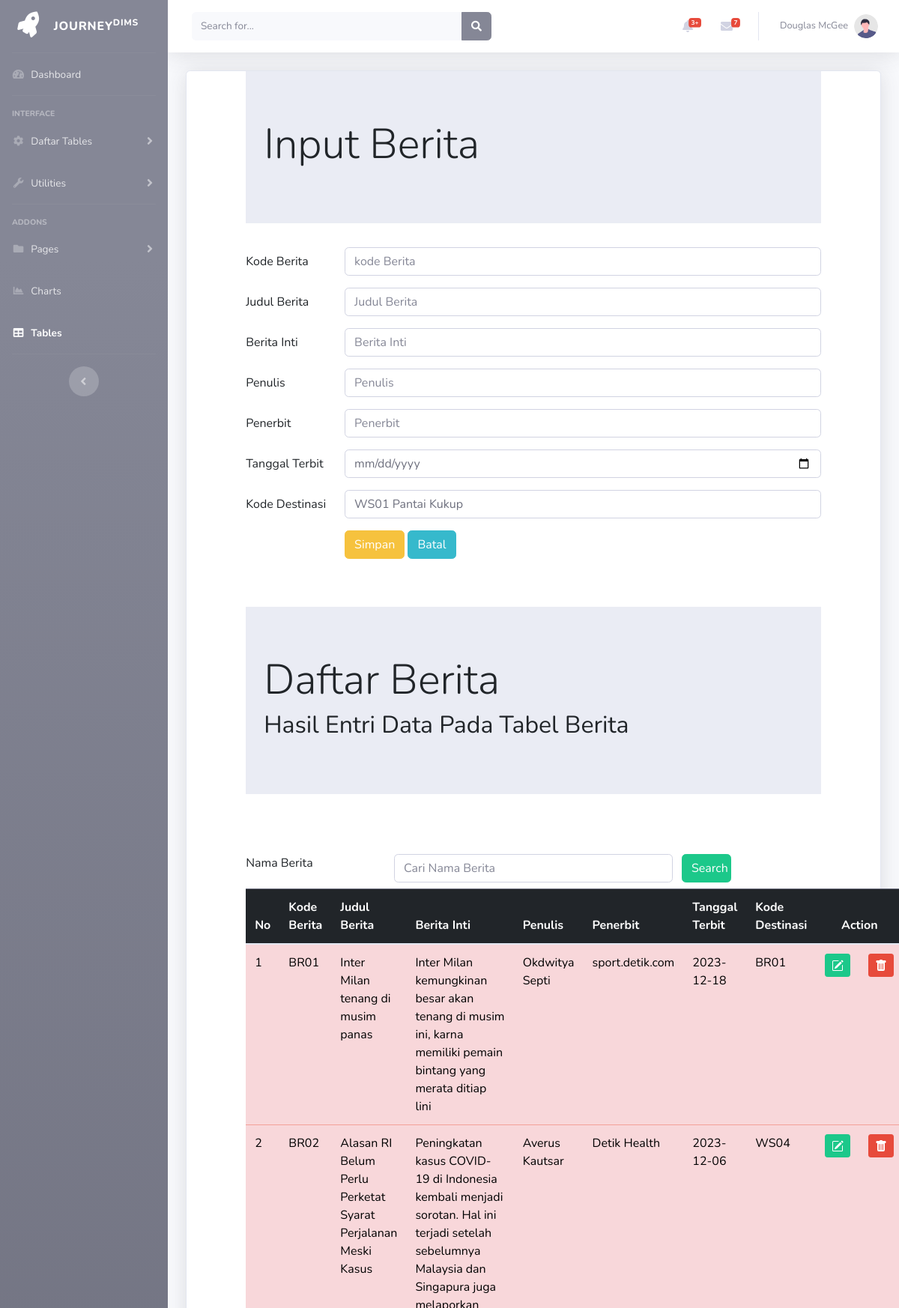
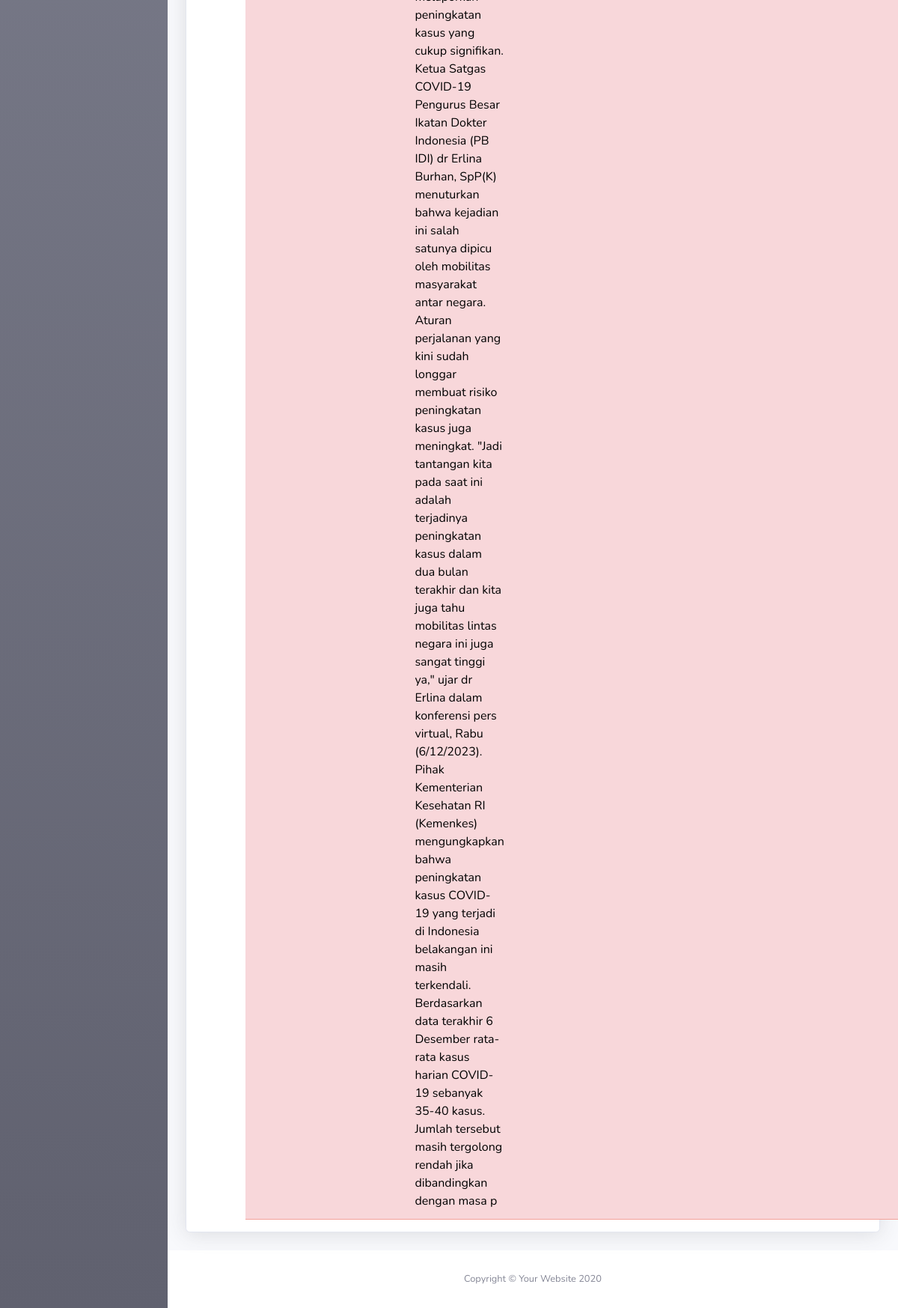
The app's page /berita.php (signed in) with its own data (2 pictures, top to bottom).
### tables this page shows
CREATE TABLE `berita` (
  `berita_ID` char(4) NOT NULL,
  `berita_judul` varchar(60) NOT NULL,
  `berita_inti` varchar(1000) NOT NULL,
  `penulis` char(50) NOT NULL,
  `penerbit` varchar(30) NOT NULL,
  `tanggal_terbit` date NOT NULL,
  `destinasi_ID` char(4) NOT NULL
);

### berita.php (the view, shortened to what this page needs)
<!DOCTYPE html>
<?php
  include "includes/config.php";
$datadestinasi = mysqli_query($connection, "SELECT * FROM destinasi");
?>
<html lang="en">
<head>
  <link rel="stylesheet" type="text/css" href="https://cdnjs.cloudflare.com/ajax/libs/select2/4.0.3/css/select2.min.css">
  <link rel="stylesheet" type="text/css" href="css/bootstrap.min.css">
  <?php include "header.php"; ?>
  <div class="container-fluid">
  <div class="card shadow mb-4">
</head>
  <div class="row">
    <div class="col-sm-1">
    </div>
    <div class="col-sm-10">
      <div class="jumbotron jumbotron-fluid">
        <div class="container">
          <h1 class="display-4">Input Berita</h1>
        </div>
      </div>
      <form method="POST" action="" enctype="multipart/form-data">
        <div class="mb-3 row">
          <label for="kode_destinasi" class="col-sm-2 col-form-label">Kode Berita</label>
          <div class="col-sm-10">
            <input type="text" class="form-control" id="kode_destinasi" name="input_kode" placeholder="kode Berita" maxlength="4">
          </div>
        </div>
        <div class="mb-3 row">
          <label for="nama_destinasi" class="col-sm-2 col-form-label">Judul Berita</label>
          <div class="col-sm-10">
            <input type="text" class="form-control" id="nama_destinasi" name="input_judul" placeholder="Judul Berita">
          </div>
        </div>
        <div class="mb-3 row">
          <label for="nama_destinasi" class="col-sm-2 col-form-label">Berita Inti</label>
          <div class="col-sm-10">
            <input type="text" class="form-control" id="nama_destinasi" name="input_berita" placeholder="Berita Inti">
          </div>
        </div>
        <div class="mb-3 row">
          <label for="alamat_destinasi" class="col-sm-2 col-form-label">Penulis</label>
          <div class="col-sm-10">
            <input type="text" class="form-control" id="alamat_destinasi" name="input_penulis" placeholder="Penulis">
          </div>
        </div>
        <div class="mb-3 row">
          <label for="alamat_destinasi" class="col-sm-2 col-form-label">Penerbit</label>
          <div class="col-sm-10">
            <input type="text" class="form-control" id="alamat_destinasi" name="input_penerbit" placeholder="Penerbit">
          </div>
        </div>
        <div class="mb-3 row">
          <label for="alamat_destinasi" class="col-sm-2 col-form-label">Tanggal Terbit</label>
          <div class="col-sm-10">
            <input type="date" class="form-control" id="alamat_destinasi" name="input_tgl" placeholder="Tanggal Terbit">
          </div>
        </div>
        <div class="mb-3 row">
          <label for="referensi_kategori" class="col-sm-2 col-form-label">Kode Destinasi</label>
          <div class="col-sm-10">
            <select class="form-control" id="kode_area" name="kode_destinasi">
                <?php while ($row = mysqli_fetch_array($datadestinasi))
                { ?>
                  <option value="<?php echo $row["destinasi_ID"]; ?>">
                    <?php echo $row["destinasi_ID"]; ?>
                    <?php echo $row["destinasi_nama"]; ?>
                  </option>
          <?php } ?>
            </select>
          </div>
        </div>
        <div class="mb-3 row">
          <div class="col-sm-2 ">
          </div>
          <div class="col-sm-10">
            <input type="submit" class="btn btn-warning" value="Simpan" name="Simpan">
            <input type="reset" class="btn btn-info" value="Batal" name="Batal">
          </div>
        </div>
      </form>
    </div>
    <div class="col-sm-1">
    </div>
  </div>
  <br>
  <br>
  <div class="row">
    <div class="col-sm-1"></div>
    <div class="col-sm-10">
      <div class="jumbotron jumbotron-fluid">
        <div class="container">
          <h1 class="display-4">Daftar Berita</h1>
          <h2>Hasil Entri Data Pada Tabel Berita</h2>
        </div>
      </div>
      <br>
      <br>
      <form method="POST" action="?page=<?php echo $halaman; ?>">
        <div class="form-group row mb-2">
          <label for="search" class="col-sm-3">Nama Berita</label>
          <div class="col-sm-6">
            <input type="text" name="search" class="form-control" id="search" placeholder="Cari Nama Berita" value="<?php if(isset($_POST['search'])) {echo $_POST['search'];} ?>">
          </div>
          <input type="submit" name="kirim" class="col-sm-1 btn btn-success" value="Search">
        </div>
      </form>
      <table class="table table-hover">
        <thead class="table-dark">
          <tr>
            <th>No</th>
            <th>Kode Berita</th>
            <th>Judul Berita</th>
            <th>Berita Inti</th>
            <th>Penulis</th>
            <th>Penerbit</th>
            <th>Tanggal Terbit</th>
            <th>Kode Destinasi</th>
            <th colspan="2" style="text-align: center">Action</th>
          </tr>
        </thead>
        <tbody class="table-danger">
          <?php
          $query = mysqli_query($connection, " SELECT * FROM berita ");
            $nomor = 1;
            while ($row = mysqli_fetch_array($query))
            { ?>
              <tr>
                <td><?php echo $nomor;?></td>
                <td><?php echo $row['berita_ID'];?></td>
                <td><?php echo $row['berita_judul'];?></td>
                <td><?php echo $row['berita_inti'];?></td>
                <td><?php echo $row['penulis'];?></td>
                <td><?php echo $row['penerbit'];?></td>
                <td><?php echo $row['tanggal_terbit'];?></td>
                <td><?php echo $row['destinasi_ID'];?></td>
                <td>
                  <a href="beritaedit.php?ubah=<?php echo $row["berita_ID"];?>" class="btn btn-success btn-sm" title="EDIT">
                  </a>
                </td>
                <td>
                  <a href="beritahapus.php?hapus=<?php echo $row["berita_ID"];?>" class="btn btn-danger btn-sm" title="DELETE">
                  </a>
                </td>
              </tr>
      <?php $nomor = $nomor + 1; ?>
      <?php } ?>
        </tbody>
      </table>
    </div>
    <div class="col-sm-1"></div>
  </div>
<?php include "footer.php"; ?>
</html>

### records on screen
berita: berita_ID "BR01", berita_judul "Inter Milan tenang di musim panas", berita_inti "Inter Milan kemungkinan besar akan tenang di musim ini, karna memiliki pemain bintang yang merata ditiap lini", penulis "Okdwitya Septi", penerbit "sport.detik.com", tanggal_terbit "2023-12-18", destinasi_ID "BR01"
berita: berita_ID "BR02", berita_judul "Alasan RI Belum Perlu Perketat Syarat Perjalanan Meski Kasus", berita_inti "Peningkatan kasus COVID-19 di Indonesia kembali menjadi sorotan. Hal ini terjadi setelah sebelumnya Malaysia dan Singapura juga melaporkan peningkatan kasus yang cukup signifikan. Ketua Satgas COVID-19 Pengurus Besar Ikatan Dokter Indonesia (PB IDI) dr Erlina Burhan, SpP(K) menuturkan bahwa kejadian ini salah satunya dipicu oleh mobilitas masyarakat antar negara. Aturan perjalanan yang kini sudah longgar membuat risiko peningkatan kasus juga meningkat. \"Jadi tantangan kita pada saat ini adalah terjadinya peningkatan kasus dalam dua bulan terakhir dan kita juga tahu mobilitas lintas negara ini juga sangat tinggi ya,\" ujar dr Erlina dalam konferensi pers virtual, Rabu (6/12/2023). Pihak…", penulis "Averus Kautsar", penerbit "Detik Health", tanggal_terbit "2023-12-06", destinasi_ID "WS04"

### other values on screen
form field kode_destinasi "WS01 Pantai Kukup"
